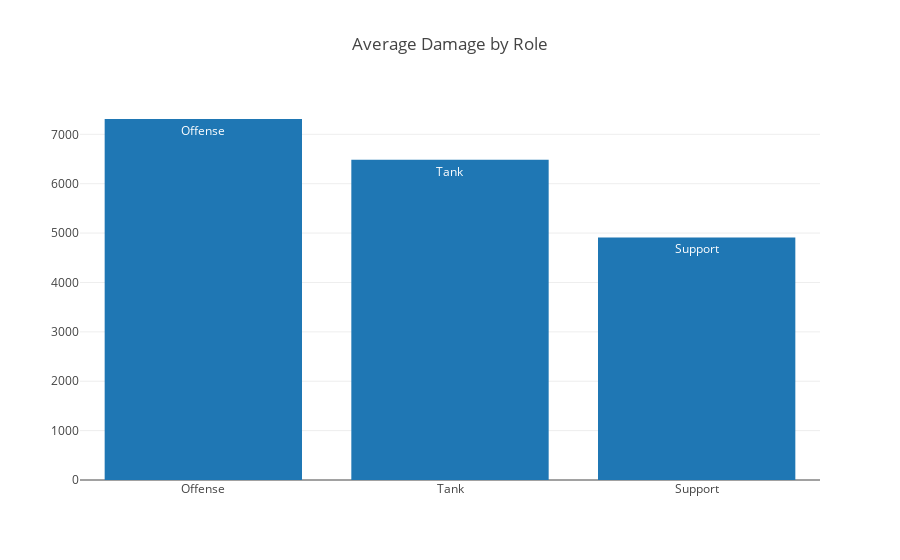

The notebook cell saved with this chart:
### Code cell
role_damage = playerstats.groupby('role')['damage'].mean().sort_values(ascending=False).reset_index()
data = [Bar(x=role_damage['role'], y=role_damage['damage'], text=role_damage['role'])]
layout = Layout(title="Average Damage by Role")

fig = Figure(data=data, layout=layout)

plotly.offline.iplot(fig,show_link=False)

### Figure 1 — Plotly figure (JSON) as saved in the notebook; plotly's stock layout.template omitted (floating-point values rounded to 4 significant figures)
{"data": [{"text": ["Offense", "Tank", "Support"], "type": "bar", "x": ["Offense", "Tank", "Support"], "y": [7310.0, 6486.0, 4912.0]}], "layout": {"title": "Average Damage by Role"}}
